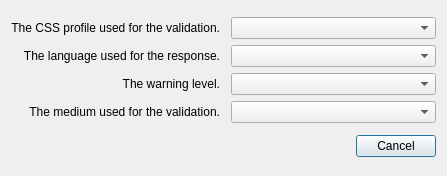
<?xml version="1.0" encoding="UTF-8"?>
<ui version="4.0">
 <class>CSSConfigureMain</class>
 <widget class="QDialog" name="CSSConfigureMain">
  <property name="geometry">
   <rect>
    <x>0</x>
    <y>0</y>
    <width>447</width>
    <height>176</height>
   </rect>
  </property>
  <property name="windowTitle">
   <string>Configure CSS Validation</string>
  </property>
  <layout class="QVBoxLayout" name="verticalLayout">
   <item>
    <layout class="QGridLayout" name="gridLayout">
     <item row="0" column="0">
      <widget class="QLabel" name="label">
       <property name="text">
        <string>The CSS profile used for the validation.</string>
       </property>
       <property name="alignment">
        <set>Qt::AlignRight|Qt::AlignTrailing|Qt::AlignVCenter</set>
       </property>
       <property name="indent">
        <number>5</number>
       </property>
       <property name="textInteractionFlags">
        <set>Qt::NoTextInteraction</set>
       </property>
      </widget>
     </item>
     <item row="0" column="1">
      <widget class="QComboBox" name="css_profile"/>
     </item>
     <item row="1" column="0">
      <widget class="QLabel" name="label_2">
       <property name="text">
        <string>The language used for the response.</string>
       </property>
       <property name="alignment">
        <set>Qt::AlignRight|Qt::AlignTrailing|Qt::AlignVCenter</set>
       </property>
       <property name="indent">
        <number>5</number>
       </property>
       <property name="textInteractionFlags">
        <set>Qt::NoTextInteraction</set>
       </property>
      </widget>
     </item>
     <item row="1" column="1">
      <widget class="QComboBox" name="css_lang"/>
     </item>
     <item row="2" column="0">
      <widget class="QLabel" name="label_3">
       <property name="text">
        <string>The warning level.</string>
       </property>
       <property name="alignment">
        <set>Qt::AlignRight|Qt::AlignTrailing|Qt::AlignVCenter</set>
       </property>
       <property name="indent">
        <number>5</number>
       </property>
       <property name="textInteractionFlags">
        <set>Qt::NoTextInteraction</set>
       </property>
      </widget>
     </item>
     <item row="2" column="1">
      <widget class="QComboBox" name="css_warning"/>
     </item>
     <item row="3" column="0">
      <widget class="QLabel" name="label_4">
       <property name="text">
        <string>The medium used for the validation.</string>
       </property>
       <property name="alignment">
        <set>Qt::AlignRight|Qt::AlignTrailing|Qt::AlignVCenter</set>
       </property>
       <property name="indent">
        <number>5</number>
       </property>
       <property name="textInteractionFlags">
        <set>Qt::NoTextInteraction</set>
       </property>
      </widget>
     </item>
     <item row="3" column="1">
      <widget class="QComboBox" name="css_medium"/>
     </item>
    </layout>
   </item>
   <item>
    <widget class="QDialogButtonBox" name="buttonBox">
     <property name="orientation">
      <enum>Qt::Horizontal</enum>
     </property>
     <property name="standardButtons">
      <set>QDialogButtonBox::Cancel</set>
     </property>
    </widget>
   </item>
  </layout>
 </widget>
 <resources/>
 <connections>
  <connection>
   <sender>buttonBox</sender>
   <signal>accepted()</signal>
   <receiver>CSSConfigureMain</receiver>
   <slot>accept()</slot>
   <hints>
    <hint type="sourcelabel">
     <x>248</x>
     <y>254</y>
    </hint>
    <hint type="destinationlabel">
     <x>157</x>
     <y>274</y>
    </hint>
   </hints>
  </connection>
  <connection>
   <sender>buttonBox</sender>
   <signal>rejected()</signal>
   <receiver>CSSConfigureMain</receiver>
   <slot>reject()</slot>
   <hints>
    <hint type="sourcelabel">
     <x>316</x>
     <y>260</y>
    </hint>
    <hint type="destinationlabel">
     <x>286</x>
     <y>274</y>
    </hint>
   </hints>
  </connection>
 </connections>
</ui>
